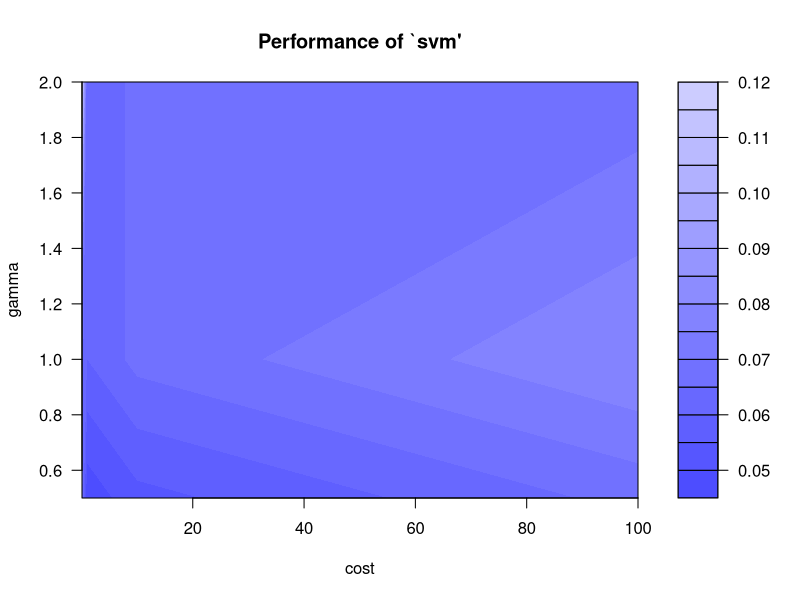
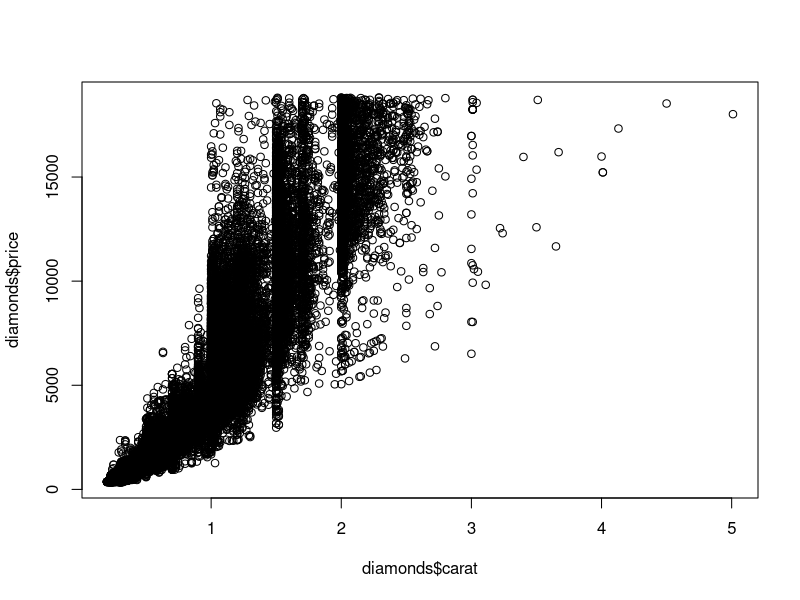

Write R code to recreate these figures, in order. (Note: a time limit stopped this script after it produced the figures.)
if(! require("e1071")) install.packages("e1071")
library(e1071)
data(iris)
#attach(iris) #search path

## classification mode
# default with factor response: 標準寫法
model <- svm(Species ~ ., data = iris)

# alternatively the traditional interface: f(x)=y ；y為依變數；x為自變數
x <- subset(iris, select = -Species)
y <- iris$Species
model <- svm(x, y)  #同上的另一種寫法

print(model)
summary(model)

# test with train data
pred <- predict(model, x)  #列出預測結果
# (same as:)
pred <- fitted(model) #同上的功能

# Check accuracy:
table(pred, y)  #table 列，欄

# compute decision values and probabilities:
pred <- predict(model, x, decision.values = TRUE) #列出機率
attr(pred, "decision.values")[1:4,]  #return a dataframe top 4
attr(pred, "decision.values")  #all attributes

#### 調校參數

if(!require("mlbench")) install.packages("mlbench")
library("mlbench")
#gamma = how far the influence of s single training example reaches

tune.model = tune(svm,
                  Species~.,
                  data=iris,
                  kernel="radial", # RBF kernel function
                  range=list(cost=10^(-1:2), gamma=c(.5,1,2))# 調參數的最主要一行
)
plot(tune.model)
summary(tune.model)

#### try another dataset
library(ggplot2)
data(diamonds)
plot(diamonds$carat,diamonds$price)
set.seed(2021)
sample_index= sample(nrow(diamonds),size=10000)
sample_data = diamonds[sample_index,]
tune.model = tune(svm,
                  carat ~.,
                  data=sample_data,
                  kernel="radial", # RBF kernel function
                  range=list(cost=c(1,10), gamma=c(0.1,1))
)
# 調參數的最主要一行
# cost 處罰系數,愈大時代表愈不能容忍誤判,會使用MARGIN變小,易overfitting
# cost 愈小, margin 愈大
# gamma 影響系數,GAMMA愈大時,近點的影響力大,超平面會考慮近點,易overfitting
# gamma 愈小，平面愈平滑
plot(tune.model)
summary(tune.model)
